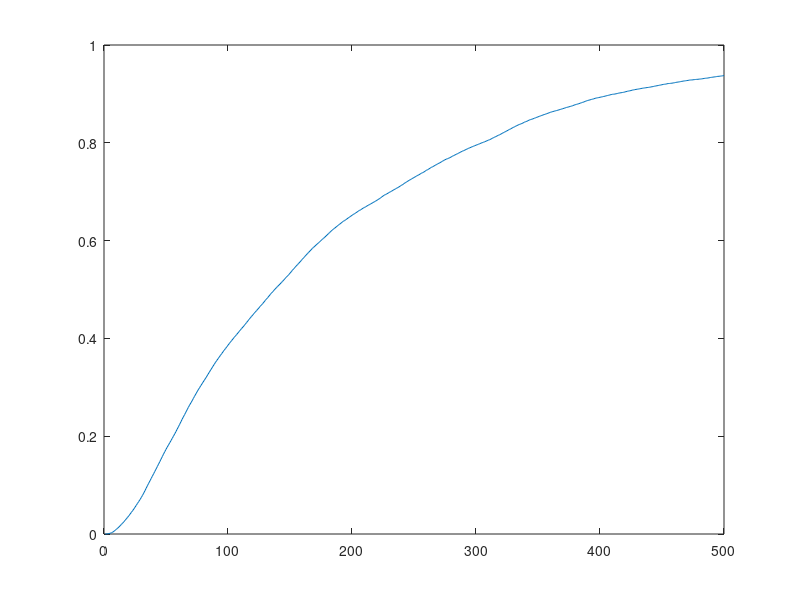
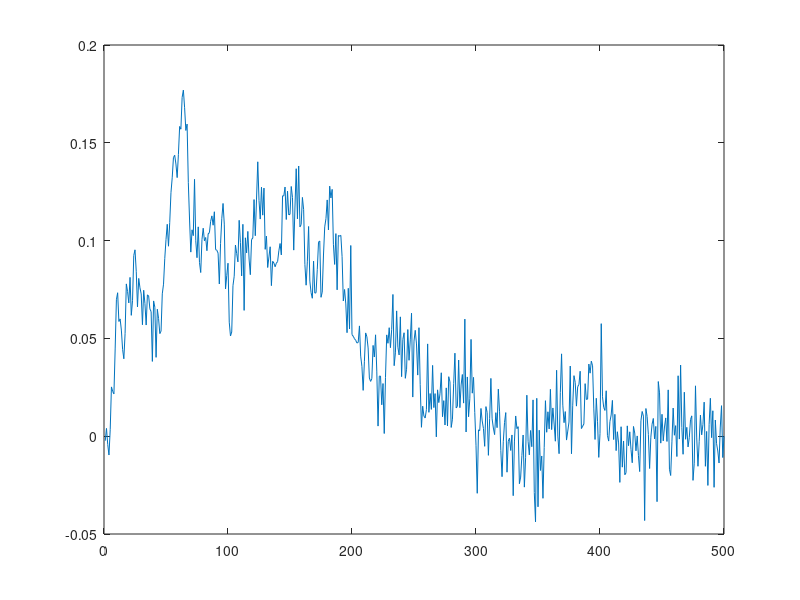

The MATLAB source for these figures, in order:
%% LMS
 outer_itr=100;
 inner_itr=500;
 alpha_vec=[0.01 0.05 0.1];
 w=zeros(length(alpha_vec),inner_itr,outer_itr);
 error=zeros(length(alpha_vec),inner_itr,outer_itr);

 for k=1:100
    v_n=sqrt(0.02)*randn(10500,1);
    v_n=v_n(501:end);
    a_1=[1 -0.99];
    %generte u_n
    u_n=filter(1,a_1,v_n);

    %M_taps=1;
    
    stability_bound= 2/(1*var(u_n));
        
    for i=1:length(alpha_vec)
        
        for j=1:inner_itr-1
            error(i,j,k)=u_n(j)-w(i,j,k).*u_n(j+1);           
            w(i,j+1,k)=w(i,j,k)+alpha_vec(i)*u_n(j+1)*error(i,j,k);
        end

    end
 end
%% Averaging
w_avr=zeros(length(alpha_vec),inner_itr);
e_avr=zeros(length(alpha_vec),inner_itr);
 for i=1:100
    ww = w(:,:,i);
    ee =error(:,:,i);
    w_avr = ww +w_avr;
    e_avr = ee +e_avr;
 end
 w_avr = w_avr ./ outer_itr ;
 e_avr = e_avr ./ outer_itr;
 figure;
 plot(w_avr(1,:));
 figure;
 plot(e_avr(1,:));
 